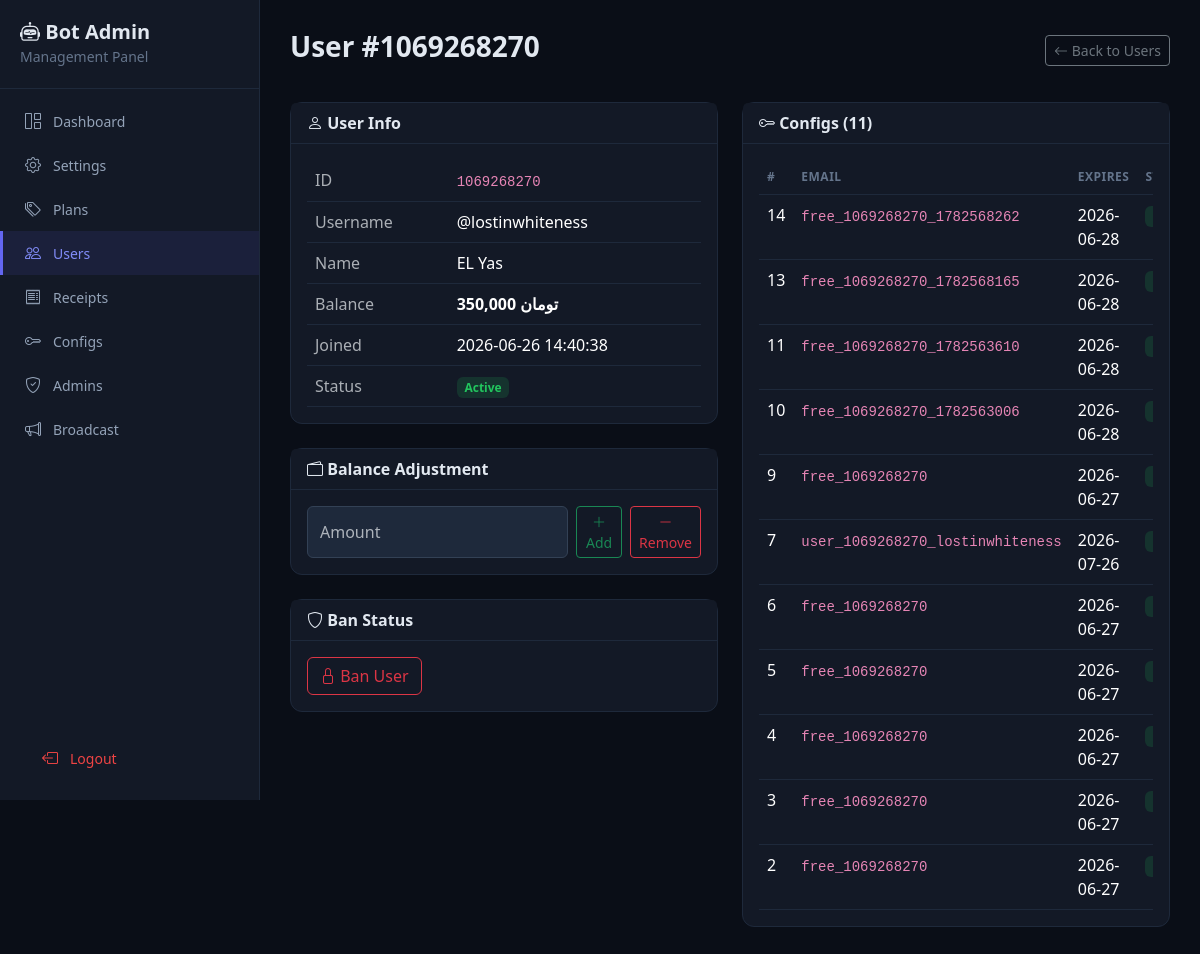
Page /users/1069268270 (signed in) on the committed database.
### tables this page shows
CREATE TABLE users (
            id INTEGER PRIMARY KEY,
            username TEXT,
            first_name TEXT,
            balance REAL DEFAULT 0,
            created_at TIMESTAMP DEFAULT CURRENT_TIMESTAMP,
            is_banned INTEGER DEFAULT 0
        );

CREATE TABLE settings (
            key TEXT PRIMARY KEY,
            value TEXT
        );

CREATE TABLE configs (
            id INTEGER PRIMARY KEY AUTOINCREMENT,
            user_id INTEGER NOT NULL,
            plan_id INTEGER,
            sub_link TEXT,
            uuid TEXT,
            email TEXT,
            expire_date TIMESTAMP,
            created_at TIMESTAMP DEFAULT CURRENT_TIMESTAMP,
            is_active INTEGER DEFAULT 1,
            FOREIGN KEY (user_id) REFERENCES users(id)
        );

### web_app.py (the view)
@app.route("/users/<int:user_id>")
@login_required
def user_detail(user_id):
    user = web_db.get_user(user_id)
    if not user:
        flash("User not found", "danger")
        return redirect(url_for("users"))
    configs = web_db.get_user_configs(user_id)
    symbol = web_db.get_setting("currency_symbol") or "تومان"
    return render_template("user_detail.html", user=user, configs=configs, symbol=symbol)

### web_app.py (called while the page is built)
def login_required(f):
    @wraps(f)
    def decorated(*args, **kwargs):
        if not session.get("logged_in"):
            return redirect(url_for("login"))
        return f(*args, **kwargs)
    return decorated

### web_db.py (called while the page is built)
def get_conn():
    conn = sqlite3.connect(DB_PATH)
    conn.row_factory = sqlite3.Row
    return conn

def get_setting(key):
    conn = get_conn()
    row = conn.execute("SELECT value FROM settings WHERE key = ?", (key,)).fetchone()
    conn.close()
    return row["value"] if row else None

def get_user(user_id):
    conn = get_conn()
    row = conn.execute("SELECT * FROM users WHERE id = ?", (user_id,)).fetchone()
    conn.close()
    return dict(row) if row else None

def get_user_configs(user_id):
    conn = get_conn()
    rows = conn.execute(
        "SELECT * FROM configs WHERE user_id = ? ORDER BY created_at DESC", (user_id,)
    ).fetchall()
    conn.close()
    return [dict(r) for r in rows]

### templates/user_detail.html (shortened to what this page needs)
{% extends "base.html" %}
{% block content %}
<div class="page-header d-flex justify-content-between align-items-center">
    <h3>User #{{ user.id }}</h3>
    <a href="{{ url_for('users') }}" class="btn btn-outline-secondary btn-sm">
        <i class="bi bi-arrow-left"></i> Back to Users
    </a>
</div>
<div class="row g-4">
    <div class="col-lg-6">
        <div class="card card-dark">
            <div class="card-header"><i class="bi bi-person"></i> User Info</div>
            <div class="card-body">
                <table class="table table-dark mb-0">
                    <tr><td class="text-muted">ID</td><td><code>{{ user.id }}</code></td></tr>
                    <tr><td class="text-muted">Username</td><td>{{ '@' + user.username if user.username else '-' }}</td></tr>
                    <tr><td class="text-muted">Name</td><td>{{ user.first_name or '-' }}</td></tr>
                    <tr><td class="text-muted">Balance</td><td><strong>{{ "{:,.0f}".format(user.balance) }} {{ symbol }}</strong></td></tr>
                    <tr><td class="text-muted">Joined</td><td>{{ user.created_at }}</td></tr>
                    <tr>
                        <td class="text-muted">Status</td>
                        <td>
                            {% if user.is_banned %}
                            <span class="badge badge-expired">Banned</span>
                            {% else %}
                            <span class="badge badge-active">Active</span>
                            {% endif %}
                        </td>
                    </tr>
                </table>
            </div>
        </div>
        <div class="card card-dark mt-4">
            <div class="card-header"><i class="bi bi-wallet2"></i> Balance Adjustment</div>
            <div class="card-body">
                <form method="POST" action="{{ url_for('user_balance', user_id=user.id) }}" class="d-flex gap-2">
                    <input type="number" name="amount" class="form-control" placeholder="Amount" min="1" required>
                    <button type="submit" name="action" value="add" class="btn btn-outline-success btn-sm">
                        <i class="bi bi-plus-lg"></i> Add
                    </button>
                    <button type="submit" name="action" value="remove" class="btn btn-outline-danger btn-sm">
                        <i class="bi bi-dash-lg"></i> Remove
                    </button>
                </form>
            </div>
        </div>
        <div class="card card-dark mt-4">
            <div class="card-header"><i class="bi bi-shield"></i> Ban Status</div>
            <div class="card-body">
                <form method="POST" action="{{ url_for('user_ban', user_id=user.id) }}">
                    {% if user.is_banned %}
                    <button type="submit" class="btn btn-outline-success">
                        <i class="bi bi-unlock"></i> Unban User
                    </button>
                    {% else %}
                    <button type="submit" class="btn btn-outline-danger" onclick="return confirm('Ban this user?')">
                        <i class="bi bi-lock"></i> Ban User
                    </button>
                    {% endif %}
                </form>
            </div>
        </div>
    </div>
    <div class="col-lg-6">
        <div class="card card-dark">
            <div class="card-header"><i class="bi bi-key"></i> Configs ({{ configs|length }})</div>
            <div class="card-body">
                {% if configs %}
                <div class="table-responsive">
                    <table class="table table-dark mb-0">
                        <thead>
                            <tr><th>#</th><th>Email</th><th>Expires</th><th>Status</th></tr>
                        </thead>
                        <tbody>
                            {% for c in configs %}
                            <tr>
                                <td>{{ c.id }}</td>
                                <td><code>{{ c.email }}</code></td>
                                <td>{{ c.expire_date[:10] if c.expire_date else '-' }}</td>
                                <td>
                                    {% if c.is_active %}
                                    <span class="badge badge-active">Active</span>
                                    {% else %}
                                    <span class="badge badge-expired">Expired</span>
                                    {% endif %}
                                </td>
                            </tr>
                            {% endfor %}
                        </tbody>
                    </table>
                </div>
                {% else %}
                <p class="text-muted mb-0">No configs found.</p>
                {% endif %}
            </div>
        </div>
    </div>
</div>
{% endblock %}

### templates/base.html (style rules this page uses)
body { background: #0a0e17; color: #e2e8f0; }
.card-dark { background: #131926; border: 1px solid #1e293b; border-radius: 12px; }
.card-dark .card-header { background: #131926; border-bottom: 1px solid #1e293b; color: #e2e8f0; font-weight: 600; }
.table-dark { --bs-table-bg: transparent; --bs-table-border-color: #1e293b; }
.table-dark thead th { color: #64748b; font-weight: 600; font-size: 12px; text-transform: uppercase; letter-spacing: .5px; border-bottom-color: #1e293b !important; }
.badge-active { background: rgba(34,197,94,.15); color: #22c55e; }
.form-control, .form-select { background: #1e293b; border: 1px solid #334155; color: #e2e8f0; }
.page-header { margin-bottom: 30px; }
.page-header h3 { font-weight: 700; color: #e2e8f0; }

### rows in the picture
users: id "1069268270", username "@lostinwhiteness", first_name "EL Yas", balance "350,000", created_at "2026-06-26 14:40:38"
settings: value "تومان"
configs: id "14", email "free_1069268270_1782568262", expire_date "2026-06-28"
configs: id "13", email "free_1069268270_1782568165", expire_date "2026-06-28"
configs: id "11", email "free_1069268270_1782563610", expire_date "2026-06-28"
configs: id "10", email "free_1069268270_1782563006", expire_date "2026-06-28"
configs: id "9", email "free_1069268270", expire_date "2026-06-27"
configs: id "7", email "user_1069268270_lostinwhiteness", expire_date "2026-07-26"
configs: id "6", email "free_1069268270", expire_date "2026-06-27"
configs: id "5", email "free_1069268270", expire_date "2026-06-27"
configs: id "4", email "free_1069268270", expire_date "2026-06-27"
configs: id "3", email "free_1069268270", expire_date "2026-06-27"
configs: id "2", email "free_1069268270", expire_date "2026-06-27"

### other values in the picture
{{ configs|length }} "11"
